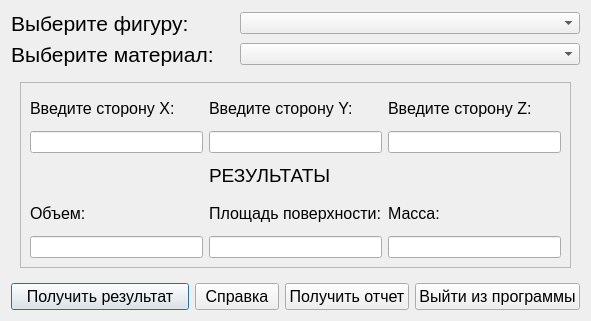
<?xml version="1.0" encoding="UTF-8"?>
<ui version="4.0">
 <class>Dialog</class>
 <widget class="QDialog" name="Dialog">
  <property name="geometry">
   <rect>
    <x>0</x>
    <y>0</y>
    <width>591</width>
    <height>321</height>
   </rect>
  </property>
  <property name="minimumSize">
   <size>
    <width>591</width>
    <height>321</height>
   </size>
  </property>
  <property name="windowTitle">
   <string>Dialog</string>
  </property>
  <layout class="QGridLayout" name="gridLayout">
   <item row="0" column="0">
    <widget class="QLabel" name="SelectFigureLabel">
     <property name="font">
      <font>
       <pointsize>16</pointsize>
      </font>
     </property>
     <property name="text">
      <string>Выберите фигуру:</string>
     </property>
    </widget>
   </item>
   <item row="0" column="2" colspan="3">
    <widget class="QComboBox" name="SelectFigureComboBox"/>
   </item>
   <item row="1" column="0" colspan="2">
    <widget class="QLabel" name="SelectMaterialLabel">
     <property name="font">
      <font>
       <pointsize>16</pointsize>
      </font>
     </property>
     <property name="text">
      <string>Выберите материал:</string>
     </property>
    </widget>
   </item>
   <item row="1" column="2" colspan="3">
    <widget class="QComboBox" name="SelectMaterialComboBox"/>
   </item>
   <item row="2" column="0" colspan="5">
    <widget class="QStackedWidget" name="stackedWidget">
     <property name="currentIndex">
      <number>2</number>
     </property>
     <widget class="QWidget" name="OrbPage">
      <layout class="QGridLayout" name="gridLayout_4">
       <item row="0" column="0">
        <widget class="QFrame" name="OrbFrame">
         <property name="enabled">
          <bool>true</bool>
         </property>
         <property name="frameShape">
          <enum>QFrame::Shape::StyledPanel</enum>
         </property>
         <property name="frameShadow">
          <enum>QFrame::Shadow::Raised</enum>
         </property>
         <layout class="QGridLayout" name="gridLayout_5">
          <item row="0" column="1">
           <widget class="QLabel" name="OrbRLabel">
            <property name="font">
             <font>
              <pointsize>12</pointsize>
             </font>
            </property>
            <property name="text">
             <string>Введите радиус шара:</string>
            </property>
           </widget>
          </item>
          <item row="1" column="0" colspan="3">
           <widget class="QLineEdit" name="OrbRTextbox">
            <property name="toolTip">
             <string>&lt;html&gt;&lt;head/&gt;&lt;body&gt;&lt;p&gt;Введите радиус в метрах&lt;/p&gt;&lt;/body&gt;&lt;/html&gt;</string>
            </property>
            <property name="whatsThis">
             <string>&lt;html&gt;&lt;head/&gt;&lt;body&gt;&lt;p&gt;Введите радиус в метрах&lt;/p&gt;&lt;/body&gt;&lt;/html&gt;</string>
            </property>
            <property name="readOnly">
             <bool>false</bool>
            </property>
           </widget>
          </item>
          <item row="2" column="1">
           <widget class="QLabel" name="OrbResult">
            <property name="font">
             <font>
              <pointsize>14</pointsize>
             </font>
            </property>
            <property name="text">
             <string>РЕЗУЛЬТАТЫ</string>
            </property>
           </widget>
          </item>
          <item row="3" column="0">
           <widget class="QLabel" name="OrbVolumeLabel">
            <property name="font">
             <font>
              <pointsize>12</pointsize>
             </font>
            </property>
            <property name="text">
             <string>Объем:</string>
            </property>
           </widget>
          </item>
          <item row="3" column="1">
           <widget class="QLabel" name="OrbSquaresurfLabel">
            <property name="font">
             <font>
              <pointsize>12</pointsize>
             </font>
            </property>
            <property name="text">
             <string>Площадь поверхности:</string>
            </property>
           </widget>
          </item>
          <item row="3" column="2">
           <widget class="QLabel" name="OrbMassLabel">
            <property name="font">
             <font>
              <pointsize>12</pointsize>
             </font>
            </property>
            <property name="text">
             <string>Масса:</string>
            </property>
           </widget>
          </item>
          <item row="4" column="0">
           <widget class="QLineEdit" name="OrbVolumeTextbox">
            <property name="readOnly">
             <bool>true</bool>
            </property>
           </widget>
          </item>
          <item row="4" column="1">
           <widget class="QLineEdit" name="OrbSquaresurfTextbox">
            <property name="readOnly">
             <bool>true</bool>
            </property>
           </widget>
          </item>
          <item row="4" column="2">
           <widget class="QLineEdit" name="OrbMassTextbox">
            <property name="readOnly">
             <bool>true</bool>
            </property>
           </widget>
          </item>
         </layout>
        </widget>
       </item>
      </layout>
     </widget>
     <widget class="QWidget" name="TetraPage">
      <layout class="QGridLayout" name="gridLayout_6">
       <item row="0" column="0">
        <widget class="QFrame" name="TetraFrame">
         <property name="enabled">
          <bool>true</bool>
         </property>
         <property name="frameShape">
          <enum>QFrame::Shape::StyledPanel</enum>
         </property>
         <property name="frameShadow">
          <enum>QFrame::Shadow::Raised</enum>
         </property>
         <layout class="QGridLayout" name="gridLayout_7">
          <item row="0" column="1" colspan="2">
           <widget class="QLabel" name="TetraALabel">
            <property name="font">
             <font>
              <pointsize>12</pointsize>
             </font>
            </property>
            <property name="text">
             <string>Введите сторону тетраэдра:</string>
            </property>
           </widget>
          </item>
          <item row="1" column="0" colspan="4">
           <widget class="QLineEdit" name="TetraATextbox">
            <property name="toolTip">
             <string>&lt;html&gt;&lt;head/&gt;&lt;body&gt;&lt;p&gt;Введите ребро в метрах&lt;/p&gt;&lt;/body&gt;&lt;/html&gt;</string>
            </property>
            <property name="readOnly">
             <bool>false</bool>
            </property>
           </widget>
          </item>
          <item row="2" column="1">
           <widget class="QLabel" name="TetraResult">
            <property name="font">
             <font>
              <pointsize>14</pointsize>
             </font>
            </property>
            <property name="text">
             <string>РЕЗУЛЬТАТЫ</string>
            </property>
           </widget>
          </item>
          <item row="3" column="0">
           <widget class="QLabel" name="TetraVolumeLabel">
            <property name="font">
             <font>
              <pointsize>12</pointsize>
             </font>
            </property>
            <property name="text">
             <string>Объем:</string>
            </property>
           </widget>
          </item>
          <item row="3" column="1">
           <widget class="QLabel" name="TetraSquaresurfLabel">
            <property name="font">
             <font>
              <pointsize>12</pointsize>
             </font>
            </property>
            <property name="text">
             <string>Площадь поверхности:</string>
            </property>
           </widget>
          </item>
          <item row="3" column="3">
           <widget class="QLabel" name="TetraMassLabel">
            <property name="font">
             <font>
              <pointsize>12</pointsize>
             </font>
            </property>
            <property name="text">
             <string>Масса:</string>
            </property>
           </widget>
          </item>
          <item row="4" column="0">
           <widget class="QLineEdit" name="TetraVolumeTextbox">
            <property name="readOnly">
             <bool>true</bool>
            </property>
           </widget>
          </item>
          <item row="4" column="1">
           <widget class="QLineEdit" name="TetraSquaresurfTextbox">
            <property name="readOnly">
             <bool>true</bool>
            </property>
           </widget>
          </item>
          <item row="4" column="2" colspan="2">
           <widget class="QLineEdit" name="TetraMassTextbox">
            <property name="readOnly">
             <bool>true</bool>
            </property>
           </widget>
          </item>
         </layout>
        </widget>
       </item>
      </layout>
     </widget>
     <widget class="QWidget" name="ParalPage">
      <layout class="QGridLayout" name="gridLayout_2">
       <item row="0" column="0">
        <widget class="QFrame" name="ParalFrame">
         <property name="enabled">
          <bool>true</bool>
         </property>
         <property name="frameShape">
          <enum>QFrame::Shape::StyledPanel</enum>
         </property>
         <property name="frameShadow">
          <enum>QFrame::Shadow::Raised</enum>
         </property>
         <layout class="QGridLayout" name="gridLayout_3">
          <item row="0" column="0">
           <widget class="QLabel" name="ParalXLabel">
            <property name="font">
             <font>
              <pointsize>12</pointsize>
             </font>
            </property>
            <property name="text">
             <string>Введите сторону X:</string>
            </property>
           </widget>
          </item>
          <item row="0" column="1">
           <widget class="QLabel" name="ParalYLabel">
            <property name="font">
             <font>
              <pointsize>12</pointsize>
             </font>
            </property>
            <property name="text">
             <string>Введите сторону Y:</string>
            </property>
           </widget>
          </item>
          <item row="0" column="2">
           <widget class="QLabel" name="ParalZLabel">
            <property name="font">
             <font>
              <pointsize>12</pointsize>
             </font>
            </property>
            <property name="text">
             <string>Введите сторону Z:</string>
            </property>
           </widget>
          </item>
          <item row="1" column="0">
           <widget class="QLineEdit" name="ParalXTextbox">
            <property name="toolTip">
             <string>&lt;html&gt;&lt;head/&gt;&lt;body&gt;&lt;p&gt;Введите сторону в метрах&lt;/p&gt;&lt;/body&gt;&lt;/html&gt;</string>
            </property>
           </widget>
          </item>
          <item row="1" column="1">
           <widget class="QLineEdit" name="ParalYTextbox">
            <property name="toolTip">
             <string>&lt;html&gt;&lt;head/&gt;&lt;body&gt;&lt;p&gt;Введите сторону в метрах&lt;/p&gt;&lt;/body&gt;&lt;/html&gt;</string>
            </property>
           </widget>
          </item>
          <item row="1" column="2">
           <widget class="QLineEdit" name="ParalZTextbox">
            <property name="toolTip">
             <string>&lt;html&gt;&lt;head/&gt;&lt;body&gt;&lt;p&gt;Введите сторону в метрах&lt;/p&gt;&lt;/body&gt;&lt;/html&gt;</string>
            </property>
           </widget>
          </item>
          <item row="2" column="1">
           <widget class="QLabel" name="ParalResult">
            <property name="font">
             <font>
              <pointsize>14</pointsize>
             </font>
            </property>
            <property name="text">
             <string>РЕЗУЛЬТАТЫ</string>
            </property>
           </widget>
          </item>
          <item row="3" column="0">
           <widget class="QLabel" name="ParalVolumeLabel">
            <property name="font">
             <font>
              <pointsize>12</pointsize>
             </font>
            </property>
            <property name="text">
             <string>Объем:</string>
            </property>
           </widget>
          </item>
          <item row="3" column="1">
           <widget class="QLabel" name="ParalSquaresurfLabel">
            <property name="font">
             <font>
              <pointsize>12</pointsize>
             </font>
            </property>
            <property name="text">
             <string>Площадь поверхности:</string>
            </property>
           </widget>
          </item>
          <item row="3" column="2">
           <widget class="QLabel" name="ParalMassLabel">
            <property name="font">
             <font>
              <pointsize>12</pointsize>
             </font>
            </property>
            <property name="text">
             <string>Масса:</string>
            </property>
           </widget>
          </item>
          <item row="4" column="0">
           <widget class="QLineEdit" name="ParalVolumeTextbox">
            <property name="readOnly">
             <bool>true</bool>
            </property>
           </widget>
          </item>
          <item row="4" column="1">
           <widget class="QLineEdit" name="ParalSquaresurfTextbox">
            <property name="readOnly">
             <bool>true</bool>
            </property>
           </widget>
          </item>
          <item row="4" column="2">
           <widget class="QLineEdit" name="ParalMassTextbox">
            <property name="readOnly">
             <bool>true</bool>
            </property>
           </widget>
          </item>
         </layout>
        </widget>
       </item>
      </layout>
     </widget>
    </widget>
   </item>
   <item row="3" column="0">
    <widget class="QPushButton" name="ResultButton">
     <property name="font">
      <font>
       <pointsize>12</pointsize>
      </font>
     </property>
     <property name="text">
      <string>Получить результат</string>
     </property>
    </widget>
   </item>
   <item row="3" column="1" colspan="2">
    <widget class="QPushButton" name="NoteButton">
     <property name="font">
      <font>
       <pointsize>12</pointsize>
      </font>
     </property>
     <property name="text">
      <string>Справка</string>
     </property>
    </widget>
   </item>
   <item row="3" column="3">
    <widget class="QPushButton" name="ReportButton">
     <property name="font">
      <font>
       <pointsize>12</pointsize>
      </font>
     </property>
     <property name="text">
      <string>Получить отчет</string>
     </property>
    </widget>
   </item>
   <item row="3" column="4">
    <widget class="QPushButton" name="ExitButton">
     <property name="font">
      <font>
       <pointsize>12</pointsize>
      </font>
     </property>
     <property name="text">
      <string>Выйти из программы</string>
     </property>
    </widget>
   </item>
  </layout>
 </widget>
 <resources/>
 <connections/>
</ui>
